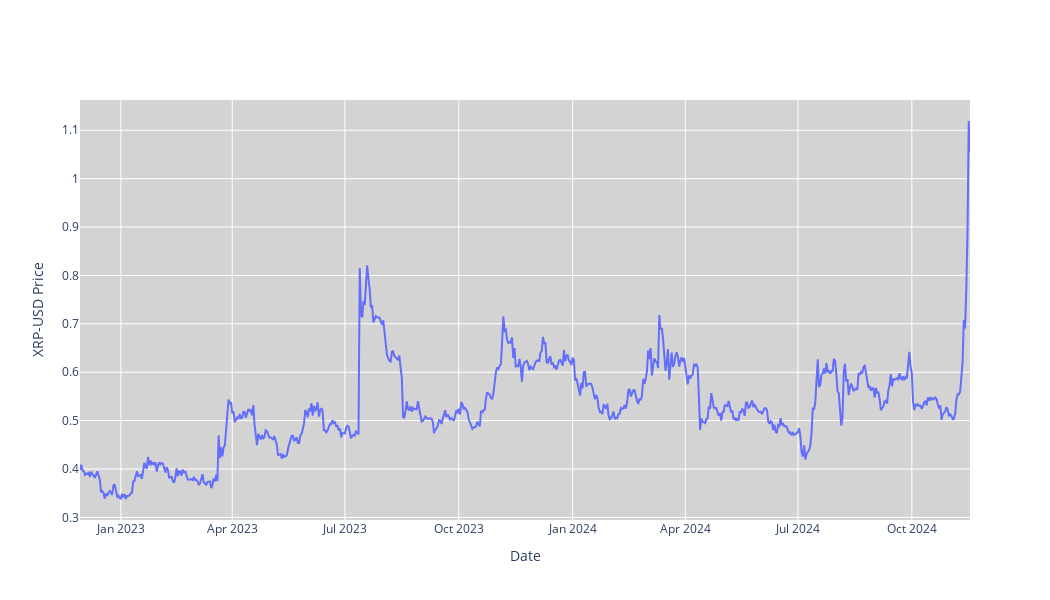

The code cell stored with this chart in its notebook:
### Code cell
#Price chart
fig = go.Figure(data=[go.Scatter(x=stock_data.index, y=stock_data['Adj Close'], mode='lines', name='Adj Close')])
fig.update_layout(
    xaxis_rangeslider_visible=False,
    yaxis_title=f'{ticker} Price',
    xaxis_title='Date',
    plot_bgcolor='lightgrey',
    width=1050,
    height=600
)
fig.show()
fig.write_image('./images/Price.png')

### Figure 1 — Plotly figure (JSON) as saved in the notebook; plotly's stock layout.template omitted (floating-point values rounded to 4 significant figures; data arrays with more than 128 entries replaced by an {"elided": "..."} marker saying what was removed)
{"data": [{"mode": "lines", "name": "Adj Close", "type": "scatter", "x": {"elided": "720 str values"}, "y": {"elided": "720 float values"}}], "layout": {"height": 600, "plot_bgcolor": "lightgrey", "width": 1050, "xaxis": {"rangeslider": {"visible": false}, "title": {"text": "Date"}}, "yaxis": {"title": {"text": "XRP-USD Price"}}}}
